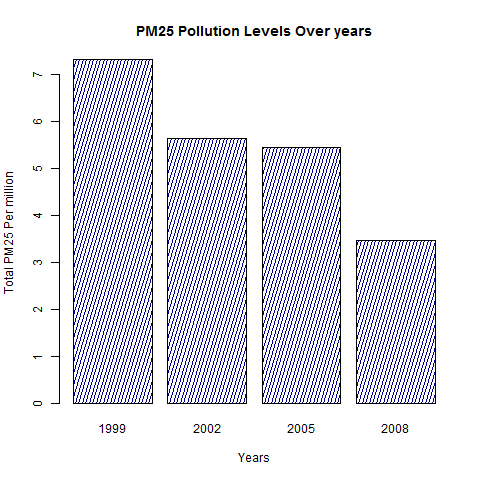

The R source for this figure:
source('load_dataset.R')

#The total of the PM25 levels are divided
#by 1000000 to reduce the range and to 
#improve the readability.
#This has no effect on the analysis.

allsum <- 
  with(nei, tapply(Emissions, year, sum, simplify = FALSE))


x <- names(allsum)
y <- unname(unlist(allsum))


barplot(y/1000000,
         main = "PM25 Pollution Levels Over years",
         xlab = "Years",
         ylab = "Total PM25 Per million",
         col = "darkblue",
         density = 50,
         names.arg = x)

dev.copy(png, 'Plot1.png')
dev.off()